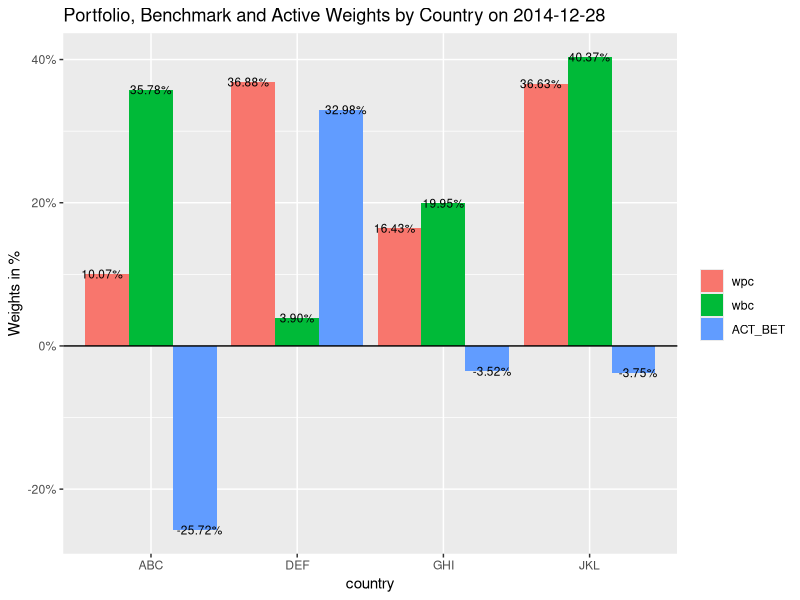
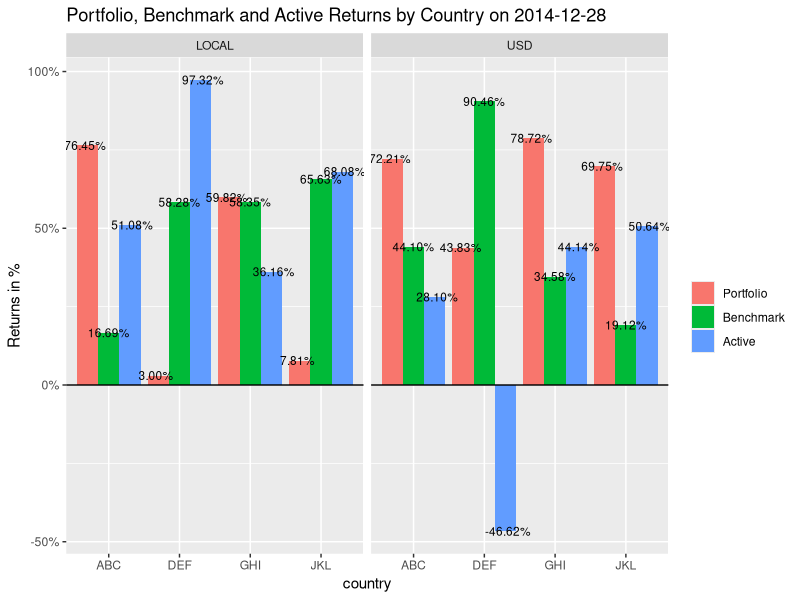
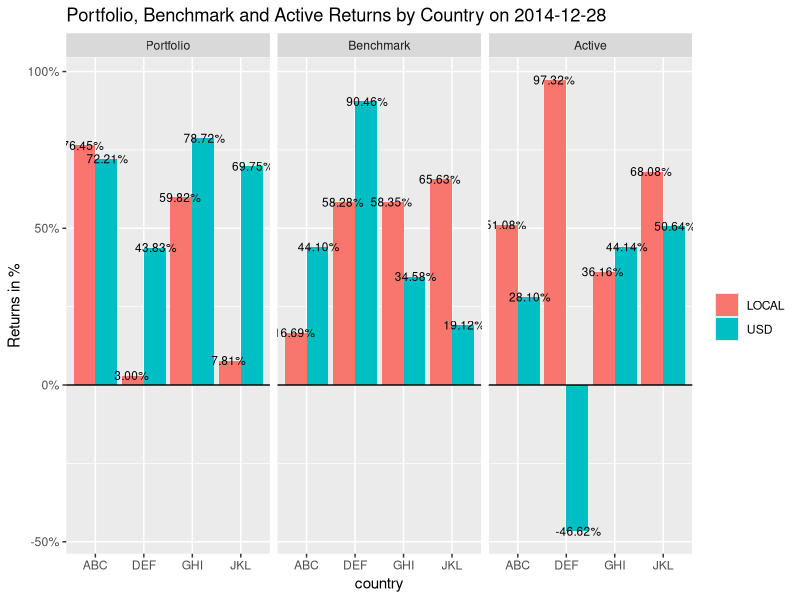
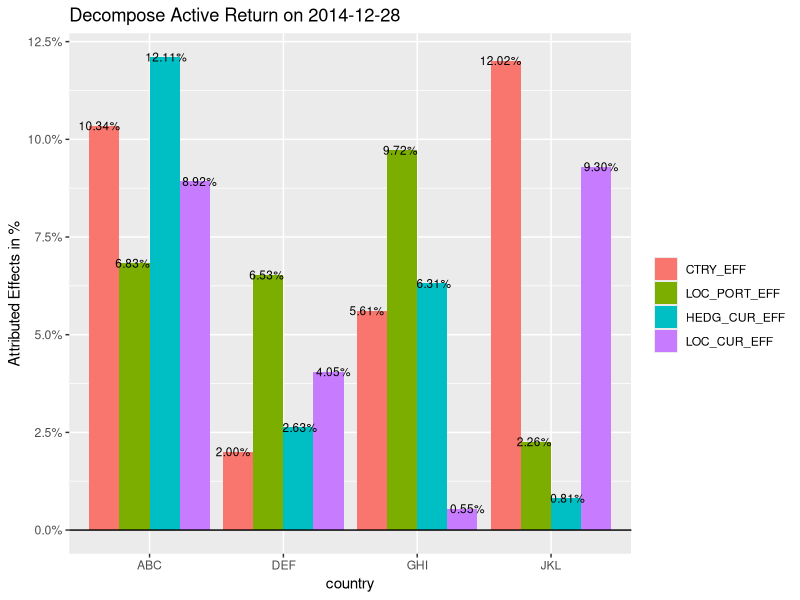
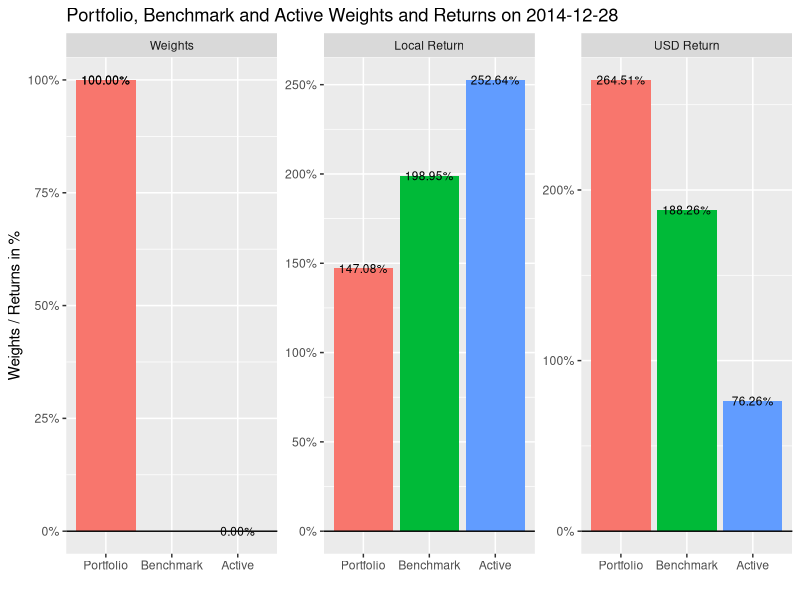
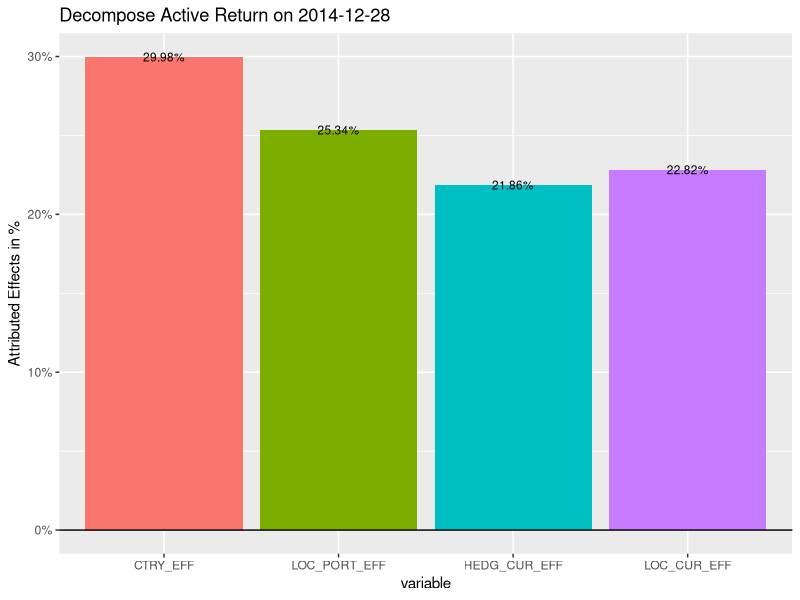
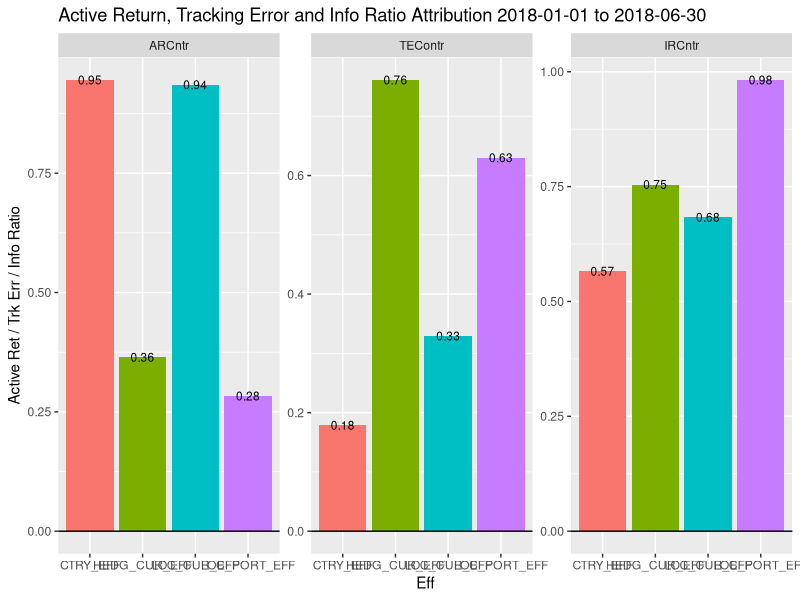
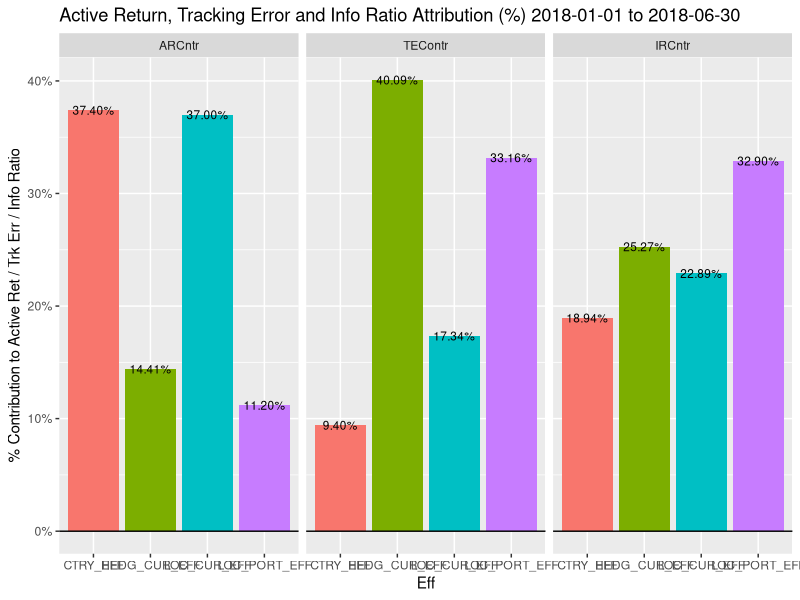

R code for these plots, in order: (Note: this script raises an error after producing the figures.)
rm(list=ls()); 
library(ggplot2); library(dplyr)
library(scales); library(reshape2)

# ----------- functions ----------

defineTags = function(setTag) {
  if (setTag=="set1") {
    return(list(ylabs="Weights in %",
                titles="Portfolio, Benchmark and Active Weights by Country on "))
  } else if (setTag=="set2") {
    return(list(ylabs="Returns in %",
                titles="Portfolio, Benchmark and Active Returns by Country on "))
  } else if (setTag=="set3") {
    return(list(ylabs="Attributed Effects in %",
                titles="Decompose Active Return on "))
  }
}

sglBarGen = function(dfx, fillvar="variable",textSize=3, 
                     xVar="country", prct=T, suppLegend=F) {
  dfx = data.frame(dfx)
  if (fillvar != xVar) {
    dfx$fillvar = dfx[,fillvar];
    dfx$xVar = dfx[,xVar]
    p = ggplot(dfx, aes(x=xVar, y=value, fill=fillvar)) 
  } else {
    dfx$xVar = dfx[,xVar]
    p = ggplot(dfx, aes(x=xVar, y=value, fill=xVar)) 
  }
  
  p = p +
    geom_bar(stat="identity", position=position_dodge()) +
    xlab(xVar)+
    guides(fill=guide_legend(title="")) +
    geom_hline(aes(yintercept=0))
  
  if (prct) { p = p + scale_y_continuous(labels=scales::percent) +
    geom_text(size=textSize, position = position_dodge(width = 1),
              aes(x=xVar, y=value, label=sprintf("%1.2f%%", 100*value))) 
  } else {
    p = p + geom_text(size=textSize, position = position_dodge(width = 1),
                      aes(x=xVar, y=value, label=sprintf("%#.2f", value)))
  }
  
  if (suppLegend) {
    p = p + theme(legend.position="none")
  }
  
  return(p)
}

plotGA_byCountry = function(sglDf, sets, textSize=3) {
  
  ggList = list()
  
  for (i in 1:length(sets)) {
    
    dfx = sglDf %>% filter(variable %in% sets[[i]], country!="TOTAL")
    texts = defineTags(names(sets)[i])
    
    if (i==3) { dfx$value = dfx$value / sum(dfx$value) } 
    
    if (i==2) {
      
      dfx$port = "Portfolio"
      dfx$port[which(dfx$variable %in% c("BENCH_RET_USD","BENCH_RET_LOC"))] = "Benchmark"
      dfx$port[which(dfx$variable %in% c("ACT_RET_USD","ACT_RET_LOC"))] = "Active"
      dfx$CURCY = "LOCAL"
      dfx$CURCY[which(dfx$variable %in% sets[[i]][4:6])] = "USD"
      dfx$port = factor(dfx$port, levels=c("Portfolio","Benchmark","Active"))
      
      ggList = append(ggList,
                      list(sglBarGen(dfx,textSize=textSize,fillvar="port") +
                             facet_wrap(~CURCY) +
                             ylab(texts$ylabs) +
                             ggtitle(paste0(texts$titles,dfx$date[1]))))
      ggList = append(ggList,
                      list(sglBarGen(dfx,textSize=textSize,fillvar="CURCY") +
                             facet_wrap(~port) +
                             ylab(texts$ylabs) +
                             ggtitle(paste0(texts$titles,dfx$date[1])))
      )
      
    } else {
      ggList = append(ggList,list(sglBarGen(dfx,textSize=textSize) +
                                    ylab(texts$ylabs) +
                                    ggtitle(paste0(texts$titles,dfx$date[1]))))
    }; rm(dfx)
  }
  return(ggList)
}

plotGA_Total = function(sglDf, textSize=3) {
  
  dfx = sglDf %>% filter(country=="TOTAL", variable!="FX_RET")
  dfxb = dfx[grep("EFF",dfx$variable),] %>% filter(variable!="TOTAL_EFF") %>% 
    mutate(value=value/sum(value))
  dfx = dfx[-grep("EFF",dfx$variable),]
  dfx$port = "Portfolio"
  dfx$port[grep("BENCH",dfx$variable)] = "Benchmark"
  dfx$port[grep("ACT",dfx$variable)] = "Active"
  dfx$port = factor(dfx$port, levels=c("Portfolio","Benchmark","Active"))
  dfx$cat = "Weights"
  dfx$cat[grep("LOC",dfx$variable)] = "Local Return"
  dfx$cat[grep("USD",dfx$variable)] = "USD Return"
  dfx$cat = factor(dfx$cat, levels=c("Weights","Local Return","USD Return"))
  
  return(list(
    sglBarGen(dfx, fillvar="port", textSize=textSize, xVar="port",suppLegend=T) +
      facet_wrap(~cat, scale="free_y") + xlab("") +
      ylab("Weights / Returns in %") + 
      ggtitle(paste0("Portfolio, Benchmark and Active Weights and Returns on ",dfx$date[1])),
    
    sglBarGen(dfxb, fillvar="variable", textSize=textSize, xVar="variable",suppLegend=T) +
      ylab("Attributed Effects in %") + 
      ggtitle(paste0("Decompose Active Return on ",dfx$date[1]))
    
  )
  )
  
  
  
}

plotGA_Wrap = function(sglDf, sets, textSize=3) {
  
  return(c(plotGA_byCountry(sglDf, sets, textSize),
           plotGA_Total(sglDf, textSize)))
  
}


# ----------- fake data ----------

MGA = data.frame(date=sort(rep(as.Date(42001:42200, origin="1899-12-30"),1,200*4)),
                 country=rep(c("ABC","DEF","GHI","JKL"),1,200*4))

colSet = c("PORT_WT","BENCH_WT","ACT_BET","PORT_RET_LOC","BENCH_RET_LOC",
           "ACT_RET_LOC","FX_RET","PORT_RET_USD","BENCH_RET_USD","ACT_RET_USD",
           "CTRY_EFF","LOC_PORT_EFF","HEDG_CUR_EFF","LOC_CUR_EFF")

for (i in 3:16) { MGA[,i] = runif(nrow(MGA)) }
colnames(MGA)[-c(1,2)] = colSet

MGA = dcast(melt(MGA, id.vars=c("date","country")) %>% 
        filter(variable == "PORT_WT" | variable == "BENCH_WT") %>% 
        group_by(date, variable) %>% mutate(value=value/sum(value)),
        date+country~variable, value.var="value") %>%
     merge(MGA[,c("date","country",colSet[-c(1,2)])], by=c("date","country"))
MGA$ACT_BET = MGA$PORT_WT - MGA$BENCH_WT
MGA$ACT_RET_USD = MGA$PORT_RET_USD - MGA$BENCH_RET_USD

MGA$TOTAL_EFF = rowSums(MGA[,c("CTRY_EFF","LOC_PORT_EFF","HEDG_CUR_EFF","LOC_CUR_EFF")])

MGA = rbind((dcast(melt(MGA, id.vars=c("date","country")) %>% 
          group_by(date,variable) %>% summarise(TOTAL=sum(value)),
          date~variable, value.var="TOTAL") %>% mutate(country="TOTAL"))[,colnames(MGA)],MGA) %>% 
  arrange(date, country)

############################################
############################################
# read the comments below and come back
# here to rename your MGA. 
# the following is an example.
# my MGA[,3:4] is port_wt and ben_wt
# if I rename them to wpc and wbc
# when you call funtion plotGA(...)
# you need to write sth like this
# sets = list(c("wpc","wbc","ACT_BET"), ... )
colnames(MGA)[c(3,4)] = c("wpc","wbc")
# !!!!!!!!!! the basic idea here is that !!!!!!!!!! 
# we melt MGA, and make MGA's colname the x-axis label
# therefore if you wanna change the x-axis label
# the easiest way is to rename MGA's columns
############################################
############################################

MGAL = melt(MGA, id.vars=c("date","country"))

# ------- Single period plot -------

sglDf = MGAL %>% filter(date==date[1])

############################################
############################################
# !!!!!!!!!! important !!!!!!!!!!!!!!!!
# make sure country is lower case
# make sure date is also lower case
# if you wanna change to upper case
# just find (w/ Match Case) and Replace JUST in this script
# !!!!!!!!!! important !!!!!!!!!!!!!!!!
# try unique(sglDf$country) using my fake data
# notice that sglDf or MGA in my fake data contains country = "TOTAL"
# !!!!!!! make sure that "TOTAL" is upper case
# if you check my functions, you may find that "TOTAL" is hard coded.
# my MGA = rbind(your MGA, your MGA_TOTAL)
# ~~~~~~~~~~~~~~~~~~~~~~~~~~~~~~~~~~~~~~
# sglDf is a subset of your MGA, including country = "TOTAL"
# It is attribution to country level on one day.
# e.g. sgldf = MGA %>% filter(date==as.Date("2017-12-31"))
# sgldf = melt(sgldf, id.vars=c("date", "country"))
# !!!!!!!!!!!!!!Notice, you may need to create a column in MGA
# such that MGA$ACT_BET = MGA$wpc - MGA$wbc
# !!!!!!!!!!!!!!Notice, you may need to create a column in MGA
# that MGA$ACT_RET_LOC = MGA$rplc - MGA$rblc
# !!!!!!!!!!!!!!Notice, you may need to create a column in MGA
# that MGA$ACT_RET_USD = MGA$rpuc - MGA$rbuc
############################################
############################################

textSize = 3
# my facke name colnames
sets = list(set1 = c("wpc","wbc","ACT_BET"),
            set2 = c("PORT_RET_LOC","BENCH_RET_LOC","ACT_RET_LOC",
                     "PORT_RET_USD","BENCH_RET_USD","ACT_RET_USD"),
            set3 = c("CTRY_EFF","LOC_PORT_EFF","HEDG_CUR_EFF","LOC_CUR_EFF"))


##########################################
##########################################
# plotGA_Wrap(sglDf, sets, textSize) creats a list of plots for a single day
# textSize (try textSize=3) is the font size of numbers shown in bar charts
# Now the key is the 2nd parameter sets
# sets is a list of MGA_TOTAL colnames.
# colnames from yours
# sets = list(set1 = c("wpc","wc","ACT_BET"),
#             set2 = c("rplc","rblc","ACT_RET_LOC",
#                      "rpuc","rbuc","ACT_RET_USD"),
#             set3 = c("eff_1_country","eff_2_Local_Port","eff_3_FX_Hedgable","eff_4_FX_NonHedgable"))
# !!!!!!!!!!!! Important !!!!!!!!!!!!!!
# to make sure the code work
# you'd to make sure that 
# (1) sets[[1]] = c(MGA's portwt name, MGA's benchwt name, MGA's active bet name)
# (2) sets[[2]] = c(MGA's ret port loc name, ret bench loc name, act return loc name,
#                    ret port USD name, ret bench USD name, active ret USD Name)
# (3) sets[[3]] = c(MGA's 4 effects names)
##########################################
##########################################

plots_Single = plotGA_Wrap(sglDf, sets, textSize=3)
plots_Single[[1]]
plots_Single[[2]]
plots_Single[[3]]
plots_Single[[4]]
plots_Single[[5]]
plots_Single[[6]]



# ---- fake data 2 

MGA_agg = data.frame(Eff=c("CTRY_EFF","LOC_PORT_EFF","HEDG_CUR_EFF","LOC_CUR_EFF"),
                       ARCntr=runif(4),TEContr=runif(4),
                       IRCntr=runif(4))
MGA_agg = melt(MGA_agg, id.vars="Eff")
MGA_agg$variable = factor(MGA_agg$variable, levels=c("ARCntr","TEContr","IRCntr"))

start.Date = "2018-01-01"
end.Date= "2018-06-30"

##########################################
##########################################
# this part corresponds to your MGA_TE
# your MGA_TE only contains TrkErr attribution over a time period
# in my case MGA_agg should contain Mean Active Return, Trk Err, Info Ratio attributions
# you may need to construct this kind of data table from your attr output tables
# print(MGA_agg) to find what it looks like.
##########################################
##########################################

plots_mga_agg = list()

# country = TOTAL
# barchart AR TE IR Contribution

plots_mga_agg[[1]] = sglBarGen(MGA_agg, xVar="Eff", 
                           fillvar="Eff", textSize=textSize, prct=F, suppLegend=T) +
              facet_wrap(~variable, scales="free_y") +
              ylab("Active Ret / Trk Err / Info Ratio") +
              ggtitle(paste0("Active Return, Tracking Error and Info Ratio Attribution ",
                             start.Date," to ", end.Date)) 

plots_mga_agg[[2]] = sglBarGen(MGA_agg %>% group_by(variable) %>% mutate(value=value/sum(value)) , 
                            xVar="Eff", fillvar="Eff", textSize=textSize, prct=T, suppLegend=T) +
              facet_wrap(~variable) +
              ylab("% Contribution to Active Ret / Trk Err / Info Ratio") +
              ggtitle(paste0("Active Return, Tracking Error and Info Ratio Attribution (%) ",
                             start.Date," to ", end.Date)) 

plots_mga_agg[[1]]
plots_mga_agg[[2]]


###################################
###################################
# Are we missing such info that over a time period,
# what effects are to Mean AR, Trk Err, Info Ratio on country level?
###################################
###################################


###################################
###################################
# If you want plot time-series, here is an example

# remove TOTAL
plot_dsub = MGA %>% filter(country!="TOTAL")
# melt using reshape2
plot_dsub = reshape2::melt(plot_dsub, id.vars=c("date","country"))

# subset plot_dsub to plot effects only
plot_dsub_effs = plot_dsub %>% filter(variable %in% sets[[3]])

ggplot(data=plot_dsub_effs, aes(x=date, y=value, color=country)) +
  facet_wrap(~variable) +
  scale_x_date(expand=c(0,0)) +
  geom_line()

ggplot(data=plot_dsub_effs, aes(x=date, y=value, color=variable)) +
  facet_wrap(~country, ncol=1) +
  scale_x_date(expand=c(0,0)) +
  geom_line()

ggplot(data=plot_dsub_effs, aes(x=date, y=value, fill=country)) +
  facet_wrap(~variable) +
  scale_x_date(expand=c(0,0)) +
  geom_area(stat = "bin")